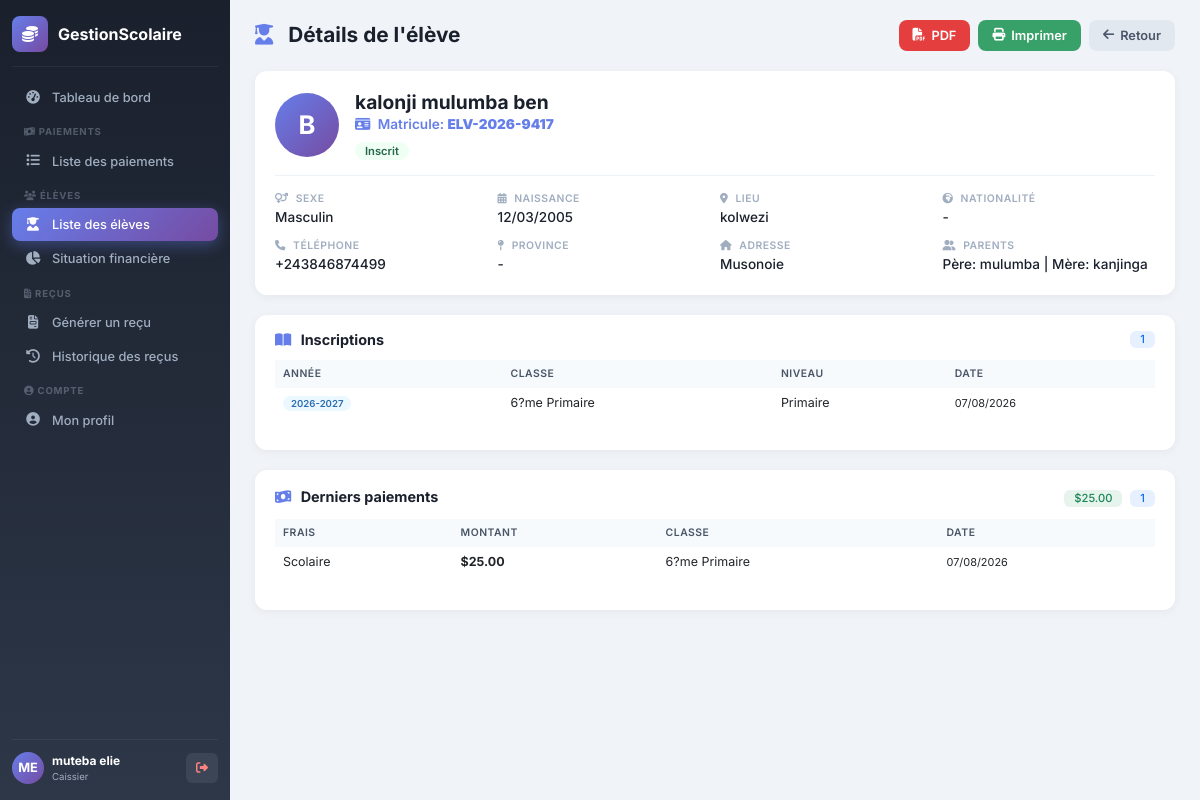
Screenshot of /caissier/eleves/voir.php?id=1 (signed in) with the database file from the repository.
### tables this page shows
CREATE TABLE `eleves` (
  `idEleve` int(11) NOT NULL,
  `matricule` varchar(30) NOT NULL,
  `nom` varchar(100) NOT NULL,
  `postNom` varchar(100) DEFAULT NULL,
  `prenom` varchar(100) DEFAULT NULL,
  `lieuNaissance` varchar(100) DEFAULT NULL,
  `sexe` enum('M','F') DEFAULT NULL,
  `dateNaissance` date DEFAULT NULL,
  `adresse` varchar(255) DEFAULT NULL,
  `telephone` varchar(20) DEFAULT NULL,
  `nomPere` varchar(100) DEFAULT NULL,
  `nomMere` varchar(100) DEFAULT NULL,
  `motDePasse` varchar(255) DEFAULT NULL,
  `idUtilisateur` int(11) DEFAULT NULL
);

CREATE TABLE `inscriptions` (
  `idInscription` int(11) NOT NULL,
  `idEleve` int(11) NOT NULL,
  `idClasse` int(11) NOT NULL,
  `idAnnee` int(11) NOT NULL,
  `dateInscription` date NOT NULL,
  `statut` enum('Actif','Termin?') DEFAULT 'Actif'
);

CREATE TABLE `annees_scolaires` (
  `idAnnee` int(11) NOT NULL,
  `libelle` varchar(20) NOT NULL,
  `annee` varchar(20) DEFAULT NULL,
  `active` tinyint(1) DEFAULT 1
);

CREATE TABLE `classes` (
  `idClasse` int(11) NOT NULL,
  `nomClasse` varchar(50) NOT NULL,
  `idNiveau` int(11) NOT NULL
);

CREATE TABLE `niveaux` (
  `idNiveau` int(11) NOT NULL,
  `nomNiveau` varchar(50) NOT NULL,
  `description` text DEFAULT NULL
);

CREATE TABLE `paiements` (
  `idPaiement` int(11) NOT NULL,
  `idInscription` int(11) NOT NULL,
  `idFrais` int(11) NOT NULL,
  `mois` enum('Septembre','Octobre','Novembre','D?cembre','Janvier','F?vrier','Mars','Avril','Mai','Juin','Juillet') DEFAULT NULL,
  `montantPaye` decimal(10,2) NOT NULL,
  `datePaiement` datetime DEFAULT current_timestamp(),
  `idCaissier` int(11) NOT NULL,
  `numeroRecu` varchar(50) DEFAULT NULL
);

CREATE TABLE `frais` (
  `idFrais` int(11) NOT NULL,
  `libelle` varchar(100) NOT NULL,
  `montant` decimal(10,2) NOT NULL,
  `typeFrais` enum('Inscription','Mensualit?','Autre') NOT NULL,
  `idAnnee` int(11) NOT NULL,
  `idNiveau` int(11) DEFAULT NULL,
  `statut` enum('Actif','Inactif') DEFAULT 'Actif'
);

### caissier/eleves/voir.php (the view, shortened to what this page needs)
<?php
$db = db();
$idEleve = isset($_GET['id']) ? intval($_GET['id']) : 0;
$stmt = $db->prepare("
    SELECT e.*,
           (SELECT COUNT(*) FROM inscriptions i WHERE i.idEleve = e.idEleve AND i.idAnnee = (SELECT idAnnee FROM annees_scolaires WHERE active = 1)) as est_inscrit
    FROM eleves e
    WHERE e.idEleve = :id
");
$stmt->execute(['id' => $idEleve]);
$eleve = $stmt->fetch();
$stmt = $db->prepare("
    SELECT i.*, c.nomClasse, n.nomNiveau, a.libelle as annee
    FROM inscriptions i
    JOIN classes c ON i.idClasse = c.idClasse
    JOIN niveaux n ON c.idNiveau = n.idNiveau
    JOIN annees_scolaires a ON i.idAnnee = a.idAnnee
    WHERE i.idEleve = :id
    ORDER BY i.idAnnee DESC
");
$stmt->execute(['id' => $idEleve]);
$inscriptions = $stmt->fetchAll();
$stmt = $db->prepare("
    SELECT p.*, f.libelle as frais_libelle, c.nomClasse, a.libelle as annee
    FROM paiements p
    JOIN inscriptions i ON p.idInscription = i.idInscription
    JOIN frais f ON p.idFrais = f.idFrais
    JOIN classes c ON i.idClasse = c.idClasse
    JOIN annees_scolaires a ON i.idAnnee = a.idAnnee
    WHERE i.idEleve = :id
    ORDER BY p.datePaiement DESC
    LIMIT 5
");
$stmt->execute(['id' => $idEleve]);
$paiements = $stmt->fetchAll();
$total_paye = array_sum(array_column($paiements, 'montantPaye'));
$nb_paiements = count($paiements);
include __DIR__ . '/../../includes/header.php';
?>
<div class="app-layout">
    <div class="sidebar-caissier" id="sidebarCaissier">
        <div class="sidebar-logo">
            <div class="logo-icon"><i class="fas fa-coins"></i></div>
            <span>GestionScolaire</span>
        </div>
        <ul class="sidebar-menu">
            <li><a href="../dashboard.php"><i class="fas fa-tachometer-alt"></i> Tableau de bord</a></li>
            <li class="menu-section"><i class="fas fa-money-bill-wave"></i> Paiements</li>
            <li><a href="../paiements/index.php"><i class="fas fa-list"></i> Liste des paiements</a></li>
            <li class="menu-section"><i class="fas fa-users"></i> Élèves</li>
            <li><a href="index.php" class="active"><i class="fas fa-user-graduate"></i> Liste des élèves</a></li>
            <li><a href="situation_financiere.php"><i class="fas fa-chart-pie"></i> Situation financière</a></li>
            <li class="menu-section"><i class="fas fa-file-invoice"></i> Reçus</li>
            <li><a href="../recus/generer.php"><i class="fas fa-file-invoice"></i> Générer un reçu</a></li>
            <li><a href="../recus/historique.php"><i class="fas fa-history"></i> Historique des reçus</a></li>
            <li class="menu-section"><i class="fas fa-user-circle"></i> Compte</li>
            <li><a href="../profil/index.php"><i class="fas fa-user-circle"></i> Mon profil</a></li>
        </ul>
        <div class="sidebar-footer">
            <div class="user-info">
                <div class="avatar"><?php echo strtoupper(substr($_SESSION['prenom'] ?? 'C', 0, 1) . substr($_SESSION['nom'] ?? 'A', 0, 1)); ?></div>
                <div>
                    <strong><?php echo $_SESSION['prenom'] ?? 'Caissier'; ?> <?php echo $_SESSION['nom'] ?? ''; ?></strong>
                    <span><?php echo $_SESSION['role'] ?? 'Caissier'; ?></span>
                </div>
            </div>
            <a href="../../logout.php" class="btn-logout" title="Déconnexion">
                <i class="fas fa-sign-out-alt"></i>
            </a>
        </div>
    </div>
    <div class="main-content">
        <div class="page-header">
            <h2>
                <i class="fas fa-user-graduate"></i>
                Détails de l'élève
            </h2>
            <div class="header-right">
                <button class="btn-pdf" onclick="genererPDF()">
                    <i class="fas fa-file-pdf"></i> PDF
                </button>
                <button class="btn-print" onclick="imprimer()">
                    <i class="fas fa-print"></i> Imprimer
                </button>
                <a href="index.php" class="btn-back">
                    <i class="fas fa-arrow-left"></i> Retour
                </a>
            </div>
        </div>
        <div class="profile-card" id="profileCard">
            <div class="profile-header">
                <div class="profile-avatar">
                    <?php echo strtoupper(substr($eleve['prenom'] ?? 'E', 0, 1)); ?>
                </div>
                <div class="profile-info">
                    <h3><?php echo htmlspecialchars($eleve['nom'] . ' ' . $eleve['postNom'] . ' ' . $eleve['prenom']); ?></h3>
                    <div class="matricule">
                        <i class="fas fa-id-card me-1"></i>
                        Matricule: <strong><?php echo htmlspecialchars($eleve['matricule']); ?></strong>
                    </div>
                    <div class="statut">
                        <span class="badge-statut <?php echo $eleve['est_inscrit'] > 0 ? 'inscrit' : 'non_inscrit'; ?>">
                            <?php echo $eleve['est_inscrit'] > 0 ? 'Inscrit' : 'Non inscrit'; ?>
                        </span>
                    </div>
                </div>
            </div>
            <div class="profile-details">
                <div class="detail-item">
                    <span class="label"><i class="fas fa-venus-mars me-1"></i> Sexe</span>
                    <span class="value"><?php echo $eleve['sexe'] === 'M' ? 'Masculin' : 'Féminin'; ?></span>
                </div>
                <div class="detail-item">
                    <span class="label"><i class="fas fa-calendar-alt me-1"></i> Naissance</span>
                    <span class="value"><?php echo $eleve['dateNaissance'] ? date('d/m/Y', strtotime($eleve['dateNaissance'])) : '-'; ?></span>
                </div>
                <div class="detail-item">
                    <span class="label"><i class="fas fa-map-marker-alt me-1"></i> Lieu</span>
                    <span class="value"><?php echo htmlspecialchars($eleve['lieuNaissance'] ?? '-'); ?></span>
                </div>
                <div class="detail-item">
                    <span class="label"><i class="fas fa-globe-africa me-1"></i> Nationalité</span>
                    <span class="value"><?php echo htmlspecialchars($eleve['nationalite'] ?? '-'); ?></span>
                </div>
                <div class="detail-item">
                    <span class="label"><i class="fas fa-phone me-1"></i> Téléphone</span>
                    <span class="value"><?php echo htmlspecialchars($eleve['telephone'] ?? '-'); ?></span>
                </div>
                <div class="detail-item">
                    <span class="label"><i class="fas fa-map-pin me-1"></i> Province</span>
                    <span class="value"><?php echo htmlspecialchars($eleve['province'] ?? '-'); ?></span>
                </div>
                <div class="detail-item">
                    <span class="label"><i class="fas fa-home me-1"></i> Adresse</span>
                    <span class="value"><?php echo htmlspecialchars($eleve['adresse'] ?? '-'); ?></span>
                </div>
                <div class="detail-item">
                    <span class="label"><i class="fas fa-user-friends me-1"></i> Parents</span>
                    <span class="value">
                        <?php
                            $parents = [];
                            if (!empty($eleve['nomPere'])) $parents[] = 'Père: ' . htmlspecialchars($eleve['nomPere']);
                            if (!empty($eleve['nomMere'])) $parents[] = 'Mère: ' . htmlspecialchars($eleve['nomMere']);
                            echo !empty($parents) ? implode(' | ', $parents) : '-';
                        ?>
                    </span>
                </div>
            </div>
        </div>
        <div class="widget">
            <div class="widget-header">
                <h5>
                    <i class="fas fa-book-open"></i>
                    Inscriptions
                </h5>
                <span class="badge bg-primary bg-opacity-10 text-primary">
                    <?php echo count($inscriptions); ?>
                </span>
            </div>
            <div class="table-responsive">
                <table class="table table-custom">
                    <thead>
                        <tr>
                            <th>Année</th>
                            <th>Classe</th>
                            <th>Niveau</th>
                            <th>Date</th>
                        </tr>
                    </thead>
                    <tbody>
                        <?php if (empty($inscriptions)): ?>
                            <tr>
                                <td colspan="4">
                                    <div class="empty-state">
                                        <i class="fas fa-book"></i>
                                        <p>Aucune inscription</p>
                                    </div>
                                </td>
                            </tr>
                        <?php else: ?>
                            <?php foreach ($inscriptions as $insc): ?>
                                <tr>
                                    <td><span class="badge-annee"><?php echo htmlspecialchars($insc['annee']); ?></span></td>
                                    <td><?php echo htmlspecialchars($insc['nomClasse']); ?></td>
                                    <td><?php echo htmlspecialchars($insc['nomNiveau']); ?></td>
                                    <td><small><?php echo date('d/m/Y', strtotime($insc['dateInscription'] ?? 'now')); ?></small></td>
                                </tr>
                            <?php endforeach; ?>
                        <?php endif; ?>
                    </tbody>
                </table>
            </div>
        </div>
        <div class="widget">
            <div class="widget-header">
                <h5>
                    <i class="fas fa-money-bill-wave"></i>
                    Derniers paiements
                </h5>
                <div>
                    <span class="badge bg-success bg-opacity-10 text-success me-1">
                        $<?php echo number_format($total_paye, 2); ?>
                    </span>
                    <span class="badge bg-primary bg-opacity-10 text-primary">
                        <?php echo $nb_paiements; ?>
                    </span>
                </div>
            </div>
            <div class="table-responsive">
                <table class="table table-custom">
                    <thead>
                        <tr>
                            <th>Frais</th>
                            <th>Montant</th>
                            <th>Classe</th>
                            <th>Date</th>
                        </tr>
                    </thead>
                    <tbody>
                        <?php if (empty($paiements)): ?>
                            <tr>
                                <td colspan="4">
                                    <div class="empty-state">
                                        <i class="fas fa-inbox"></i>
                                        <p>Aucun paiement</p>
                                    </div>
                                </td>
                            </tr>
                        <?php else: ?>
                            <?php foreach ($paiements as $p): ?>
                                <tr>
                                    <td><?php echo htmlspecialchars($p['frais_libelle']); ?></td>
                                    <td><strong>$<?php echo number_format($p['montantPaye'], 2); ?></strong></td>
                                    <td><?php echo htmlspecialchars($p['nomClasse']); ?></td>
                                    <td><small><?php echo date('d/m/Y', strtotime($p['datePaiement'])); ?></small></td>
                                </tr>
                            <?php endforeach; ?>
                        <?php endif; ?>
                    </tbody>
                </table>
            </div>
        </div>
        <?php include __DIR__ . '/../../includes/footer.php'; ?>
</body>
</html>

### assets/css/style.css (style rules this page uses)
* { margin: 0; padding: 0; box-sizing: border-box; }
body { font-family: 'Inter', -apple-system, BlinkMacSystemFont, sans-serif; background: #f8fafc; overflow-x: hidden; }
.main-content { margin-left: 280px; min-height: 100vh; padding: 20px 30px; }
.badge { font-weight: 500; padding: 0.4rem 0.8rem; }

### rows the page displays
eleves: prenom "B", nom+postNom+prenom "kalonji mulumba ben", matricule "ELV-2026-9417", dateNaissance "12/03/2005", lieuNaissance "kolwezi", telephone "+243846874499", adresse "Musonoie"
inscriptions: idAnnee.libelle "2026-2027", idClasse.nomClasse "6?me Primaire", niveaux.nomNiveau "Primaire", dateInscription "07/08/2026"
paiements: idFrais.libelle "Scolaire", montantPaye "25.00", classes.nomClasse "6?me Primaire", datePaiement "07/08/2026"

### other values shown
$_SESSION['prenom'] "muteba"
$_SESSION['nom'] "elie"
$_SESSION['role'] "Caissier"
$eleve['nationalite'] "-"
$eleve['province'] "-"
implode(' | ', $parents) "Père: mulumba | Mère: kanjinga"
count($inscriptions) "1"
$total_paye "25.00"
$nb_paiements "1"
